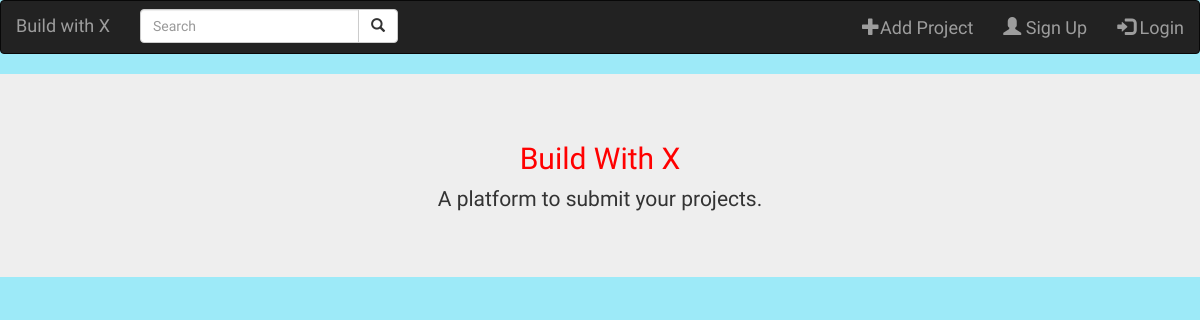
Before: / with the older database file.
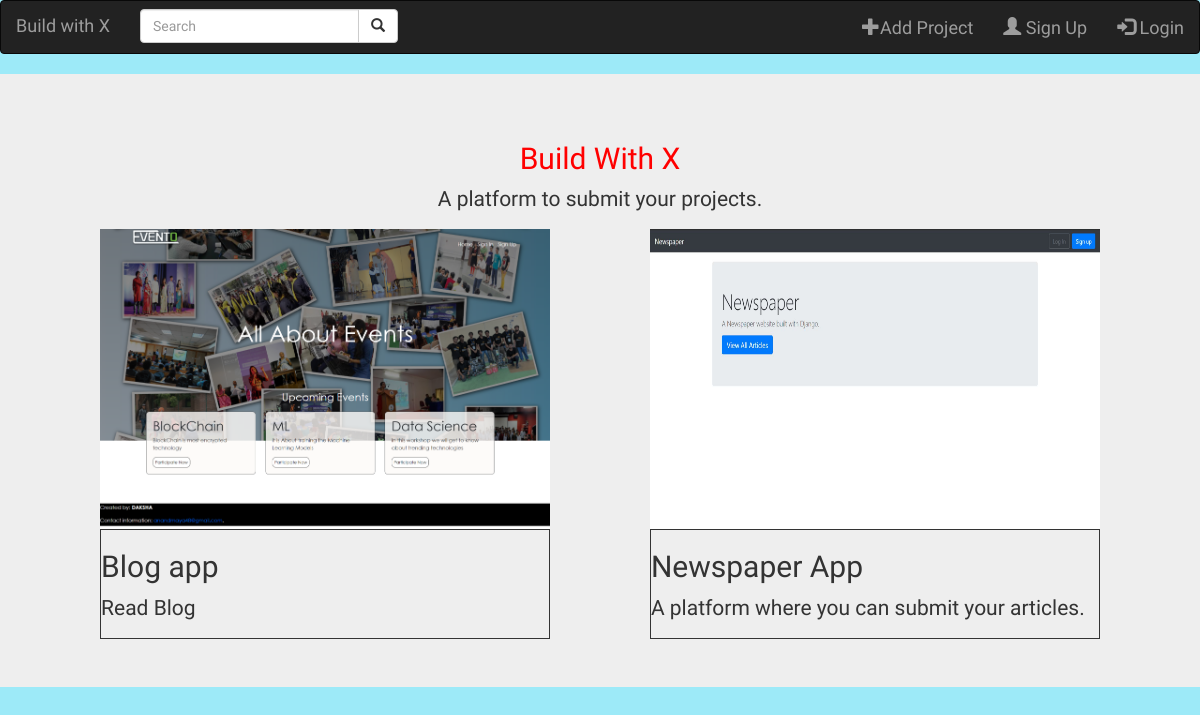
After: the same page with the newer database file.
### projects/models.py (models this page shows, shortened)
class Project(models.Model):
    project_name = models.CharField(max_length=50)
    description = models.CharField(max_length=150)
    build_with = models.ManyToManyField('Framework')
    url = models.URLField(max_length=200, null=True)
    website_image = models.ImageField(upload_to= 'img/', height_field=None, width_field=None, max_length=100, null=True)
    user = models.ForeignKey(get_user_model(), on_delete=models.CASCADE, related_name='profileuser', null=True)
    date = models.DateTimeField(default=datetime.datetime.now)
    user_type = models.CharField(max_length=25,choices=types, null=True)

### projects/views.py (the view)
# urls.py: path('', HomeView.as_view(), name='home'),
class HomeView(ListView):
    template_name = 'home.html'
    model = Project

### templates/home.html (shortened to what this page needs)
{% extends 'base.html' %}
{% block content %}
<div class="jumbotron">
    <div style="display:flex;align-items: center;flex-direction: column;">
    <h2 id="id1" class="display-4">Build With X</h2>
    <p class="lead">A platform to submit your projects.</p>
    </div>
    <div style="display:flex;justify-content:space-evenly;">
    {% for project in object_list %}
        <div>
            <a href="{{ project.url }}">
                <img src="{{ project.website_image.url }}" style="height:100%;max-height:300px;width:100%;max-width:450px;" alt="error_img">
            </a>
            <div id="id2">
                <h2> {{ project.project_name }}</h2>
                <p>{{ project.description }}</p>
            </div>
        </div>
    {% endfor %}
    </div>
</div>
{% endblock content %}

### templates/base.html (shortened to what this page needs)
{% load static %}
<!DOCTYPE html>
<html>
<head>
    <link rel="stylesheet" href="https://maxcdn.bootstrapcdn.com/bootstrap/3.4.1/css/bootstrap.min.css">
    <link href="{% static 'css/base.css' %}" rel="stylesheet">
</head>
<body>
    <nav class="navbar navbar-inverse">
        <div class="container-fluid">
            <div class="navbar-header">
                <a class="navbar-brand" href="{% url 'home' %}">Build with X</a>
            </div>
            <form class="navbar-form navbar-left" action="/action_page.php">
                <div class="input-group">
                    <input type="text" class="form-control" placeholder="Search" name="search">
                    <div class="input-group-btn">
                        <button class="btn btn-default" type="submit">
                            <i class="glyphicon glyphicon-search"></i>
                        </button>
                    </div>
                </div>
            </form>
            <ul class="nav navbar-nav navbar-right">
                {% if user.is_authenticated %}
                <ul class="navbar-nav ml-auto">
                    <li class="nav-item">
                        <a class="glyphicon glyphicon-chevron-down" href="" id="userMenu" data-toggle="dropdown" aria-haspopup="true"
                            aria-expanded="false">
                        </a>
                        <ul class="dropdown-menu dropdown-menu-right">
                            <li class="dropdown-item"><a href="{% url 'profile_detail' user.id %}">{{ user.username }}</a></li>
                            <div class="dropdown-divider"></div>
                            <li class="dropdown-item"><a href="{% url 'new_project' %}">Add Project</a></li>
                            <div class="dropdown-divider"></div>
                            <li class="dropdown-item" ><a href="{% url 'password_change' %}">Change password</a></li>
                            <div class="dropdown-divider"></div>
                            <li class="dropdown-item"> <a href="{% url 'logout' %}">Log Out</a></li>
                        </ul>
                    </li>
                </ul>
                {% else %}
                <li><a href="{% url 'login' %}"><span class="glyphicon glyphicon-plus"></span>Add Project</a></li>
                <li><a href="{% url 'signup' %}"><span class="glyphicon glyphicon-user"></span> Sign Up</a></li>
                <li><a href="{% url 'login' %}"><span class="glyphicon glyphicon-log-in"></span> Login</a></li>
                {% endif %}
            </ul>
        </div>
    </nav>
    <main>
        {% block content %}
        {% endblock content %}
    </main>
</body>
</html>

### static/css/base.css (style rules this page uses)
body { background-color: rgb(157, 234, 248); font-family: 'Source Sans Pro', sans-serif; font-size: 18px; }
#id1 { color: red; }
#id2 { border: 1px, solid; }

Changed rows visible on the page:
added Project: website_image (picture), project_name "Blog app", description "Read Blog"
added Project: website_image (picture), project_name "Newspaper App", description "A platform where you can submit your articles."
